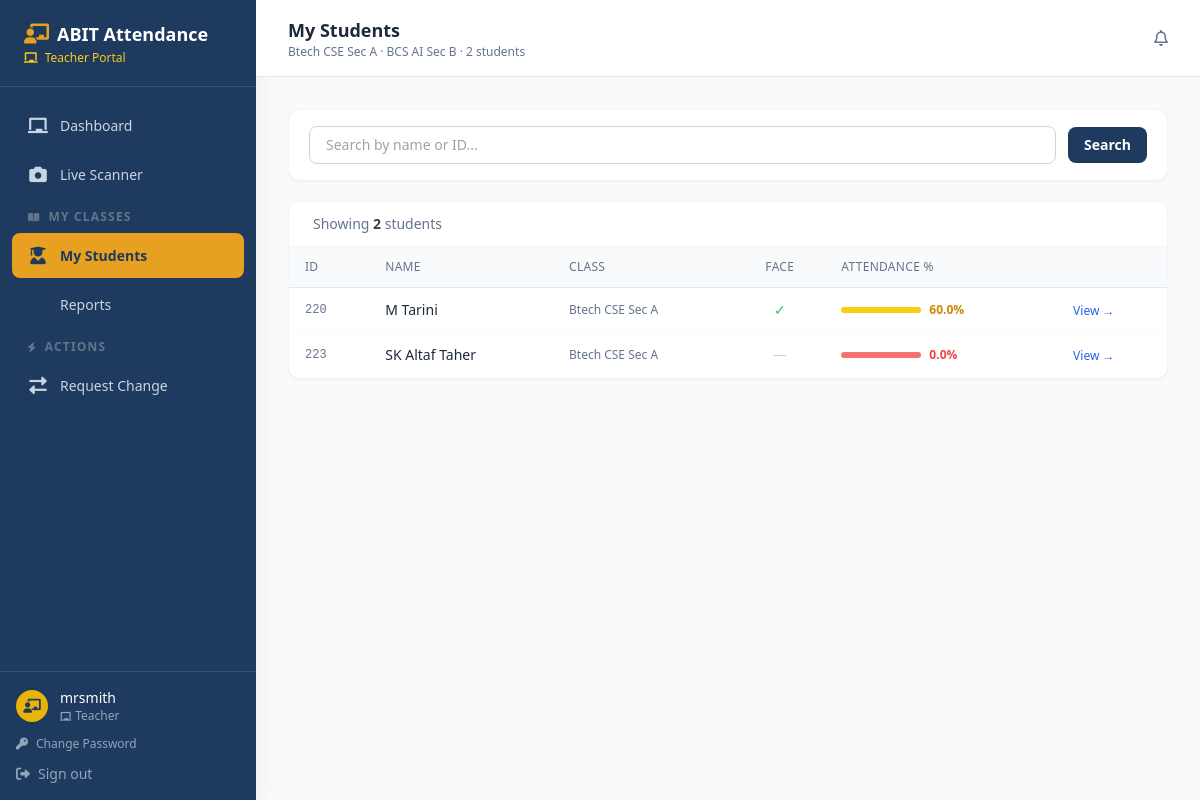
The app's page /teacher/students/ (signed in) with its own data.
### core/models.py (models this page shows, shortened)
class TeacherProfile(models.Model):
    user = models.OneToOneField('auth.User', on_delete=models.CASCADE, related_name='teacher_profile')
    assigned_classes = models.JSONField(default=list)
    class Meta:
        verbose_name = 'Teacher Profile'
        verbose_name_plural = 'Teacher Profiles'
    def get_students(self):
        return Student.objects.filter(student_class__in=self.assigned_classes)

class Student(models.Model):
    student_id    = models.CharField(max_length=20, unique=True, db_index=True)
    name = models.CharField(max_length=100)
    course = models.CharField(max_length=50, blank=True, default='')   # e.g. Btech
    branch = models.CharField(max_length=50, blank=True, default='')   # e.g. CSE
    section = models.CharField(max_length=20, blank=True, default='')   # e.g. A
    student_class = models.CharField(max_length=100)
    email = models.EmailField(blank=True, null=True)
    face_enrolled = models.BooleanField(default=False)
    qr_generated  = models.BooleanField(default=False)
    created_at = models.DateTimeField(auto_now_add=True)
    updated_at = models.DateTimeField(auto_now=True)
    admission_year = models.PositiveIntegerField(null=True, blank=True, help_text="e.g. 2022 for the 2022-26 batch")
    class Meta:
        ordering = ['course', 'branch', 'section', 'name']
        verbose_name = 'Student'
        verbose_name_plural = 'Students'
    @property
    def attendance_percentage(self):
        from .models_phase2 import AcademicSession
        from datetime import date
        session = AcademicSession.objects.filter(course=self.course, is_active=True).first()
        total_present = Attendance.objects.filter(student=self).count()
        if session:
            working_days = session.get_working_days(up_to_date=date.today())
        else:
            working_days = Attendance.objects.values('date').distinct().count()
        if working_days == 0:
            return 0.0
        return round((total_present / working_days) * 100, 1)
    @property
    def batch(self):
        from .models_phase2 import get_batch_string
        return get_batch_string(self.admission_year, self.course)

### core/views.py (the view)
# urls.py: path('teacher/students/', views.TeacherStudentsView.as_view(), name='teacher_students'),
@method_decorator(login_required, name='dispatch')
class TeacherStudentsView(TeacherRequiredMixin, View):
    def get(self, request):
        profile  = get_object_or_404(TeacherProfile, user=request.user)
        students = profile.get_students().order_by('student_class', 'name')
        q = request.GET.get('q', '').strip()
        if q:
            students = students.filter(name__icontains=q) | \
                       profile.get_students().filter(student_id__icontains=q)
        return render(request, 'dashboard/teacher_students.html', {
            'profile':  profile,
            'students': students,
            'search':   q,
            'total':    students.count(),
        })

### core/context_processors.py (called while the page is built)
def user_role(request):
    if not request.user.is_authenticated:
        return {'is_admin': False, 'is_teacher': False, 'is_student': False, 'pending_change_count': 0}
    pending = 0
    if request.user.is_superuser:
        pending = ChangeRequest.objects.filter(status='pending').count()
    return {
        'is_admin': request.user.is_superuser,
        'is_teacher': request.user.groups.filter(name='Teacher').exists(),
        'is_student': request.user.groups.filter(name='Student').exists(),
        'pending_change_count': pending,
    }

### core/roles.py (called while the page is built)
def is_teacher(user):
    return user.groups.filter(name='Teacher').exists()

### core/views.py (called while the page is built)
    def test_func(self):
        return is_teacher(self.request.user)

### core/templates/dashboard/teacher_students.html (shortened to what this page needs)
{% extends "dashboard/base.html" %}
{% block page_title %}My Students{% endblock %}
{% block page_subtitle %}{{ profile.assigned_classes|join:" · " }} · {{ total }} student{{ total|pluralize }}{% endblock %}
{% block content %}
<div class="bg-white rounded-xl border border-slate-100 shadow-sm px-5 py-4 mb-5">
  <form method="GET" class="flex items-center gap-3">
    <input type="text" name="q" value="{{ search }}" placeholder="Search by name or ID..."
           class="flex-1 border border-slate-300 rounded-lg px-4 py-2 text-sm focus:outline-none focus:ring-2 focus:ring-blue-500"/>
    <button type="submit" class="bg-primary hover:bg-blue-900 text-white text-sm font-semibold px-4 py-2 rounded-lg transition-colors">Search</button>
  </form>
</div>
<div class="bg-white rounded-xl border border-slate-100 shadow-sm overflow-hidden">
  <div class="px-6 py-3 border-b border-slate-100">
    <p class="text-sm text-slate-500">Showing <span class="font-semibold text-slate-700">{{ total }}</span> student{{ total|pluralize }}</p>
  </div>
  <div class="overflow-x-auto">
    <table class="w-full text-sm">
      <thead class="bg-slate-50 border-b border-slate-200">
        <tr>
          <th class="text-left text-slate-500 font-medium text-xs uppercase tracking-wide px-4 py-3">ID</th>
          <th class="text-left text-slate-500 font-medium text-xs uppercase tracking-wide px-4 py-3">Name</th>
          <th class="text-left text-slate-500 font-medium text-xs uppercase tracking-wide px-4 py-3">Class</th>
          <th class="text-center text-slate-500 font-medium text-xs uppercase tracking-wide px-4 py-3">Face</th>
          <th class="text-left text-slate-500 font-medium text-xs uppercase tracking-wide px-4 py-3">Attendance %</th>
          <th class="px-4 py-3"></th>
        </tr>
      </thead>
      <tbody>
        {% for student in students %}
        <tr class="border-b border-slate-50 hover:bg-slate-50 transition-colors">
          <td class="px-4 py-3 font-mono text-slate-500 text-xs">{{ student.student_id }}</td>
          <td class="px-4 py-3 font-medium text-slate-800">{{ student.name }}</td>
          <td class="px-4 py-3 text-slate-500 text-xs">{{ student.student_class }}</td>
          <td class="px-4 py-3 text-center">
            {% if student.face_enrolled %}<span class="text-green-500">✓</span>{% else %}<span class="text-slate-300">—</span>{% endif %}
          </td>
          <td class="px-4 py-3">
            {% with pct=student.attendance_percentage %}
            <div class="flex items-center gap-2">
              <div class="w-20 bg-slate-100 rounded-full h-1.5">
                <div class="h-1.5 rounded-full {% if pct >= 75 %}bg-green-500{% elif pct >= 50 %}bg-yellow-400{% else %}bg-red-400{% endif %}" {style="width:{{ pct }}%"}></div>
              </div>
              <span class="text-xs font-semibold {% if pct >= 75 %}text-green-600{% elif pct >= 50 %}text-yellow-600{% else %}text-red-500{% endif %}">{{ pct }}%</span>
            </div>
            {% endwith %}
          </td>
          <td class="px-4 py-3">
            <a href="{% url 'teacher_student_detail' student.student_id %}"
               class="text-blue-600 hover:text-blue-800 text-xs font-medium">View →</a>
          </td>
        </tr>
        {% empty %}
        <tr>
          <td colspan="6" class="px-6 py-12 text-center text-slate-400">
            No students found{% if search %} matching "{{ search }}"{% endif %}.
          </td>
        </tr>
        {% endfor %}
      </tbody>
    </table>
  </div>
</div>
{% endblock %}

### core/templates/dashboard/base.html (shortened to what this page needs)
<!DOCTYPE html>
<html lang="en">
<head>
  <script src="https://cdn.tailwindcss.com"></script>
  <link rel="stylesheet" href="https://cdnjs.cloudflare.com/ajax/libs/font-awesome/6.0.0-beta3/css/all.min.css">
</head>
<body class="bg-slate-50 text-slate-800 min-h-screen flex">
  <aside class="w-64 bg-primary min-h-screen flex flex-col fixed top-0 left-0 z-10 shadow-xl">
    <div class="px-6 py-5 border-b border-primary-light">
      <div class="flex items-center gap-2">
        <i class="fas fa-chalkboard-user text-accent text-xl"></i>
        <h1 class="text-white font-bold text-lg leading-tight">ABIT Attendance</h1>
      </div>
      {% if is_admin %}
        <p class="text-slate-400 text-xs mt-0.5"><i class="fas fa-crown text-xs mr-1"></i> Administrator</p>
      {% elif is_teacher %}
        <p class="text-yellow-400 text-xs mt-0.5 font-medium"><i class="fas fa-chalkboard text-xs mr-1"></i> Teacher Portal</p>
      {% elif is_student %}
        <p class="text-green-400 text-xs mt-0.5 font-medium"><i class="fas fa-graduation-cap text-xs mr-1"></i> Student Portal</p>
      {% endif %}
    </div>
    <nav class="flex-1 px-3 py-4 space-y-1 overflow-y-auto">
      {% if is_admin %}
      <a href="{% url 'dashboard' %}"
         class="sidebar-link {% if request.resolver_match.url_name == 'dashboard' %}active{% endif %}">
        <i class="fas fa-tachometer-alt"></i>
        <span>Dashboard</span>
      </a>
      <a href="{% url 'scanner' %}"
         class="sidebar-link {% if request.resolver_match.url_name == 'scanner' %}active{% endif %}">
        <i class="fas fa-qrcode"></i>
        <span>Live Scanner</span>
      </a>
      <div class="pt-2 pb-1 px-4 flex items-center gap-2 text-slate-500 text-xs font-semibold uppercase tracking-widest">
        <i class="fas fa-sliders-h text-[10px]"></i>
        <span>Manage</span>
      </div>
      <a href="{% url 'students' %}"
         class="sidebar-link {% if request.resolver_match.url_name in 'students,student_detail,student_edit' %}active{% endif %}">
        <i class="fas fa-users"></i>
        <span>Students</span>
      </a>
      <a href="{% url 'student_add' %}"
         class="sidebar-link {% if request.resolver_match.url_name == 'student_add' %}active{% endif %}">
        <i class="fas fa-user-plus"></i>
        <span>Add Student</span>
      </a>
      <a href="{% url 'student_import' %}"
         class="sidebar-link {% if request.resolver_match.url_name == 'student_import' %}active{% endif %}">
        <i class="fas fa-file-csv"></i>
        <span>Import CSV</span>
      </a>
      <a href="{% url 'qr_generate' %}"
         class="sidebar-link {% if request.resolver_match.url_name == 'qr_generate' %}active{% endif %}">
        <i class="fas fa-qrcode"></i>
        <span>QR Codes</span>
      </a>
      <a href="{% url 'face_enroll' %}"
         class="sidebar-link {% if 'face_enroll' in request.resolver_match.url_name %}active{% endif %}">
        <i class="fas fa-face-smile"></i>
        <span>Face Enrollment</span>
      </a>
      <a href="{% url 'manual_attendance' %}"
         class="sidebar-link {% if request.resolver_match.url_name == 'manual_attendance' %}active{% endif %}">
        <i class="fas fa-pen-alt"></i>
        <span>Manual Attendance</span>
      </a>
      <a href="{% url 'attendance_upload' %}"
         class="sidebar-link {% if request.resolver_match.url_name == 'attendance_upload' %}active{% endif %}">
        <i class="fas fa-upload"></i>
        <span>Upload Attendance</span>
      </a>
      <div class="pt-2 pb-1 px-4 flex items-center gap-2 text-slate-500 text-xs font-semibold uppercase tracking-widest">
        <i class="fas fa-chart-line text-[10px]"></i>
        <span>Reports</span>
      </div>
      <a href="{% url 'reports' %}"
         class="sidebar-link {% if request.resolver_match.url_name == 'reports' %}active{% endif %}">
        <i class="fas fa-chart-pie"></i>
        <span>Reports</span>
      </a>
      <a href="{% url 'admin_change_requests' %}"
         class="sidebar-link {% if request.resolver_match.url_name == 'admin_change_requests' %}active{% endif %}">
        <i class="fas fa-clipboard-list"></i>
        <span>Change Requests</span>
        {% with pending=pending_change_count %}
        {% if pending %}<span class="ml-auto bg-red-500 text-white text-xs font-bold px-1.5 py-0.5 rounded-full">{{ pending }}</span>{% endif %}
        {% endwith %}
      </a>
      <a href="{% url 'settings' %}"
         class="sidebar-link {% if request.resolver_match.url_name == 'settings' %}active{% endif %}">
        <i class="fas fa-cog"></i>
        <span>Settings</span>
      </a>
      {% elif is_teacher %}
      <a href="{% url 'teacher_dashboard' %}"
         class="sidebar-link {% if request.resolver_match.url_name == 'teacher_dashboard' %}active{% endif %}">
        <i class="fas fa-chalkboard"></i>
        <span>Dashboard</span>
      </a>
      <a href="{% url 'teacher_scanner' %}"
         class="sidebar-link {% if request.resolver_match.url_name == 'teacher_scanner' %}active{% endif %}">
        <i class="fas fa-camera"></i>
        <span>Live Scanner</span>
      </a>
      <div class="pt-2 pb-1 px-4 flex items-center gap-2 text-slate-500 text-xs font-semibold uppercase tracking-widest">
        <i class="fas fa-book-open text-[10px]"></i>
        <span>My Classes</span>
      </div>
      <a href="{% url 'teacher_students' %}"
         class="sidebar-link {% if request.resolver_match.url_name in 'teacher_students,teacher_student_detail' %}active{% endif %}">
        <i class="fas fa-user-graduate"></i>
        <span>My Students</span>
      </a>
      <a href="{% url 'teacher_reports' %}"
         class="sidebar-link {% if request.resolver_match.url_name == 'teacher_reports' %}active{% endif %}">
        <span>Reports</span>
      </a>
      <div class="pt-2 pb-1 px-4 flex items-center gap-2 text-slate-500 text-xs font-semibold uppercase tracking-widest">
        <i class="fas fa-bolt text-[10px]"></i>
        <span>Actions</span>
      </div>
      <a href="{% url 'teacher_change_request' %}"
         class="sidebar-link {% if request.resolver_match.url_name == 'teacher_change_request' %}active{% endif %}">
        <i class="fas fa-exchange-alt"></i>
        <span>Request Change</span>
      </a>
      {% endif %}
    </nav>
    <div class="px-4 py-4 border-t border-primary-light space-y-3">
      <div class="flex items-center gap-3">
        <div class="w-8 h-8 rounded-full {% if is_admin %}bg-accent{% elif is_teacher %}bg-yellow-500{% else %}bg-green-500{% endif %} flex items-center justify-center text-primary font-bold text-sm flex-shrink-0">
          {% if is_admin %}<i class="fas fa-shield-alt text-primary text-sm"></i>{% elif is_teacher %}<i class="fas fa-chalkboard-user text-primary text-sm"></i>{% else %}<i class="fas fa-user text-primary text-sm"></i>{% endif %}
        </div>
        <div class="min-w-0">
          <p class="text-white text-sm font-medium truncate">{{ request.user.get_full_name|default:request.user.username }}</p>
          <p class="text-slate-400 text-xs">
            {% if is_admin %}<i class="fas fa-crown text-[10px] mr-1"></i>Administrator
            {% elif is_teacher %}<i class="fas fa-chalkboard text-[10px] mr-1"></i>Teacher
            {% else %}<i class="fas fa-graduation-cap text-[10px] mr-1"></i>Student{% endif %}
          </p>
        </div>
      </div>
      <a href="{% url 'password_change' %}"
         class="flex items-center gap-2 text-slate-400 hover:text-white text-xs transition-colors">
        <i class="fas fa-key text-xs"></i>
        <span>Change Password</span>
      </a>
      <a href="{% url 'logout' %}"
         class="flex items-center gap-2 text-slate-400 hover:text-white text-sm transition-colors">
        <i class="fas fa-sign-out-alt"></i>
        <span>Sign out</span>
      </a>
    </div>
  </aside>
  <main class="ml-64 flex-1 flex flex-col min-h-screen">
    <header class="bg-white border-b border-slate-200 px-8 py-4 flex items-center justify-between sticky top-0 z-10">
      <div>
        <h2 class="font-semibold text-slate-800 text-lg">{% block page_title %}Dashboard{% endblock %}</h2>
        <p class="text-slate-500 text-xs">{% block page_subtitle %}{% endblock %}</p>
      </div>
      <div class="flex items-center gap-3">
        <div class="text-slate-500 hover:text-primary transition-colors cursor-pointer">
          <i class="far fa-bell"></i>
        </div>
      </div>
    </header>
    <div class="flex-1 p-8">
      {% block content %}{% endblock %}
    </div>
  </main>
</body>
</html>

### core/templates/dashboard/base.html (style rules this page uses)
.sidebar-link { display: flex; align-items: center; gap: 0.75rem; padding: 0.75rem 1rem; border-radius: 0.5rem; color: #cbd5e1; transition: all 0.15s ease-in-out; font-size: 0.875rem; font-weight: 500; }
.sidebar-link.active { background-color: #e8a020; color: #1e3a5f; font-weight: 600; }
.sidebar-link.active i { color: #1e3a5f; }
.sidebar-link i, .user-icon i, .action-icon i { width: 1.25rem; text-align: center; font-size: 1.1rem; }

### records on screen
TeacherProfile: assigned_classes "Btech CSE Sec A · BCS AI Sec B"
Student: student_id "220", name "M Tarini", student_class "Btech CSE Sec A", attendance_percentage "60.0"
Student: student_id "223", name "SK Altaf Taher", student_class "Btech CSE Sec A", attendance_percentage "0.0"

### other values on screen
{{ request.user.get_full_name|default:request.user.username }} "mrsmith"
{{ total }} "2"
